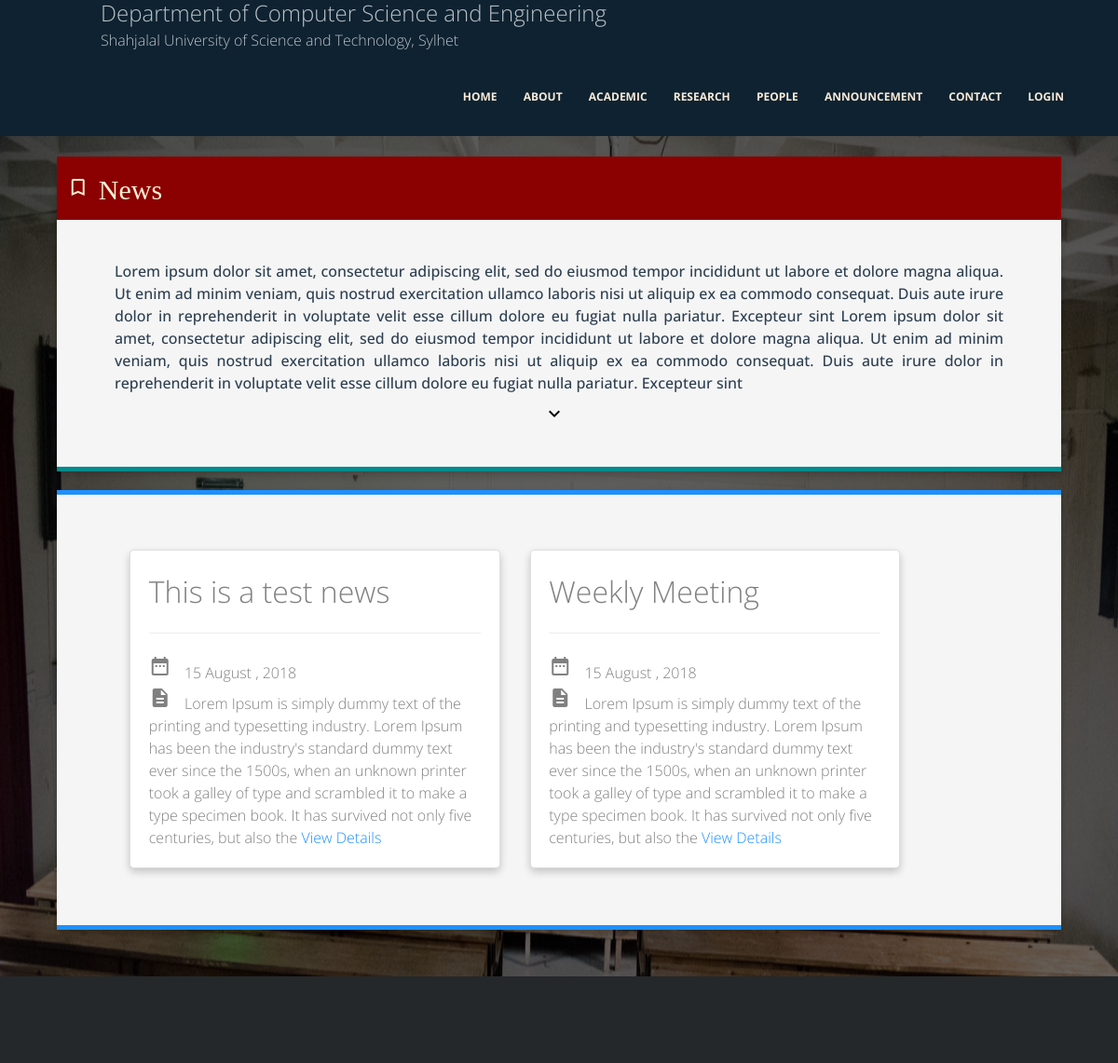
Page /announcement/news/ (upper part) on the earlier database version.
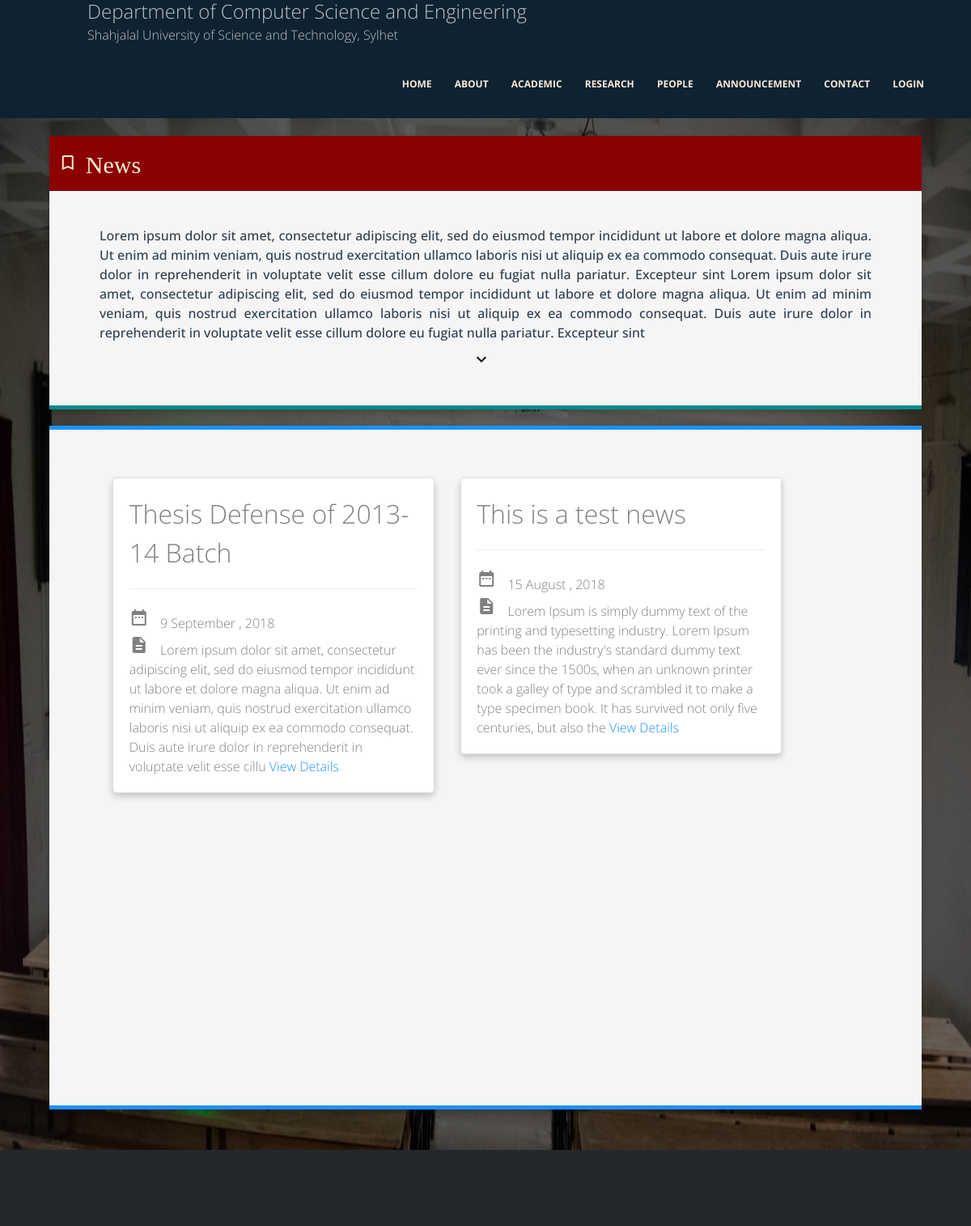
Same page on the later database version.
### announcement/models.py (models this page shows, shortened)
class News(models.Model):
    title = models.CharField(max_length=500)
    date_published = models.DateField(auto_now_add=True)
    details = models.TextField()
    image = models.ImageField(blank=True, null=True, upload_to='images/')
    def getStrippedName(self):
        return self.title.replace(" ", "")
    def getNewsIntro(self):
        newsDetail = self.details
        if len(newsDetail) > 300:
            return newsDetail[0:300]
        else:
            return newsDetail
    class Meta:
        verbose_name_plural = "news"

### announcement/views.py (the view)
# urls.py: path('news/', views.news, name='news'),
def news(request):
    news = News.objects.all().order_by('-date_published')
    context = {'news': news}
    return render(request, 'announcement/news.html', context)

### templates/announcement/news.html (shortened to what the changed rows need)
{% extends 'base.html' %}
{% block content %}
    <div class="curriculum-background">
        <div class="program-content-overlay">
            <div class="program-content">
                <div class="">
                    <div class="row">
                        <div class="container">
                            <div class="col-md-12">
                                <h2 class="detail-card-header news-detail-card-header">
                                    <i class="material-icons">bookmark_border</i>News</h2>
                            </div>
                        </div>
                    </div>
                </div>
                <div id="curriculum-detail">
                    <div class="row">
                        <div class="container">
                            <div class="col-md-12">
                                <div class="classes class-single curriculum-detail-container-card">
                                    <div class="desc desc2 row">
                                        <div class="col-md-12 detail-container">
                                            {% for n in news %}
                                                <div class="col-md-5 col-sm-11 animate-box col-xs-11 card news-card"
                                                     style="padding: 0px">
                                                    <div class="research_group_card">
                                                        <span class="research_group_name">{{ n.title }}</span>
                                                        <hr>
                                                        <i class="material-icons">date_range</i>
                                                        <span>
                                                            <span class="day">{{ n.date_published|date:"j" }}</span>
                                                            <span class="month">{{ n.date_published|date:"F" }}</span>
                                                            <span class="month">, {{ n.date_published.year }}</span>
                                                        </span>
                                                        <br>
                                                        <i class="material-icons">description</i>
                                                        <span style="text-align: justify;">{{ n.getNewsIntro }}</span>
                                                        <span data-toggle="modal" data-target="#{{ n.getStrippedName }}"
                                                              style="cursor: pointer;color: dodgerblue"> View Details</span>
                                                        <br>
                                                    </div>
                                                </div>
                                            {% endfor %}
                                        </div>
                                    </div>
                                </div>
                            </div>
                        </div>
                    </div>
                </div>
                <br><br>
            </div>
        </div>
    </div>
{% endblock %}

Differences in the rows shown:
no longer on this page (row unchanged): News: title "Weekly Meeting", date_published "15", date_published "August", date_published.year "2018", getNewsIntro "Lorem Ipsum is simply dummy text of the printing and typesetting industry. Lorem Ipsum has been the industry's standard dummy text ever since the 1500s, when an unknown printer took a galley of type and scrambled it to make a type specimen book. It has survived not only five centuries, but also the"
added News: title "Thesis Defense of 2013-14 Batch", date_published "9", date_published "September", date_published.year "2018", getNewsIntro "Lorem ipsum dolor sit amet, consectetur adipiscing elit, sed do eiusmod tempor incididunt ut labore et dolore magna aliqua. Ut enim ad minim veniam, quis nostrud exercitation ullamco laboris nisi ut aliquip ex ea commodo consequat. Duis aute irure dolor in reprehenderit in voluptate velit esse cillu"
